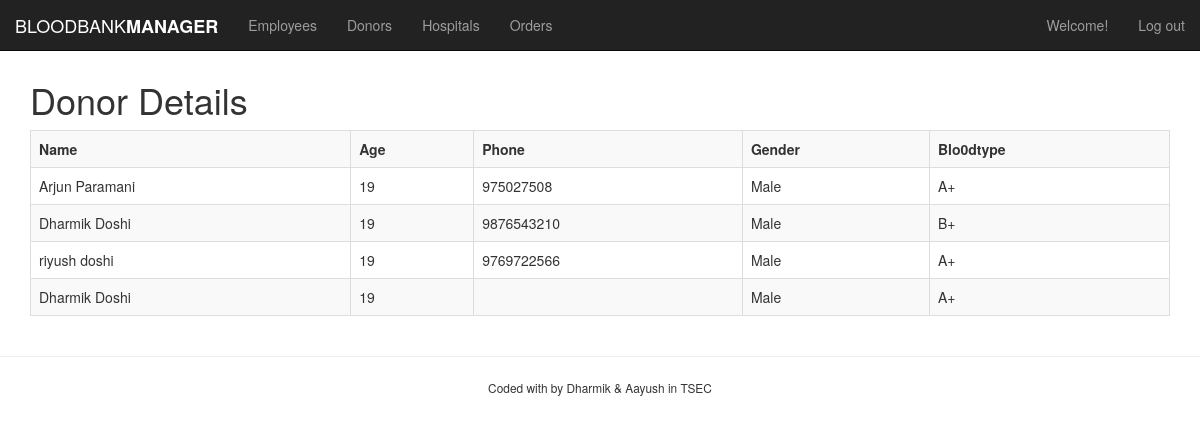
/donors.php (signed in), run on the app's committed database.
### tables this page shows
CREATE TABLE `donor` (
  `donarId` int(11) NOT NULL,
  `name` varchar(50) NOT NULL,
  `age` int(11) NOT NULL,
  `phoneNo` varchar(50) DEFAULT NULL,
  `gender` varchar(10) NOT NULL,
  `bloodtype` varchar(5) NOT NULL
);

### donors.php (the view, shortened to what this page needs)
<?php
include("connection.php");
$query="SELECT * from donor";
$result=mysqli_query($conn,$query);
include('header.php');
?>
<h1>Donor Details</h1>
<table class="table table-striped table-bordered">
    <tr>
        <th>Name</th>
        <th>Age</th>
        <th>Phone</th>
        <th>Gender</th>
        <th>Blo0dtype</th>
    </tr>
    <?php
    if(mysqli_num_rows($result)>0){
        while($row=mysqli_fetch_assoc($result)){
            echo "<tr>";
            echo "<td>".$row['name']."</td><td>".$row['age']."</td><td>".$row['phoneNo']."</td><td>".$row['gender']."</td><td>".$row['bloodtype']."</td>";
        }
    }
    else{
        echo"<div class='alert alert-warning'> You have no clients</div>";
    }
    ?>
</table>
<?php
include('footer.php');
?>

### data on the page
donor: name "Arjun Paramani", age "19", phoneNo "975027508", gender "Male", bloodtype "A+"
donor: name "Dharmik Doshi", age "19", phoneNo "9876543210", gender "Male", bloodtype "B+"
donor: name "riyush doshi", age "19", phoneNo "9769722566", gender "Male", bloodtype "A+"
donor: name "Dharmik Doshi", age "19", gender "Male", bloodtype "A+"
